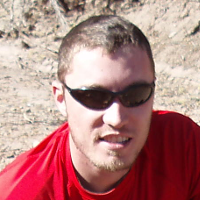
#> input picture cv2tutorial/extra/images/jason_small.png, 200 x 200 px; its folder holds 5 pictures in this run
$ python basic-02.py
#> lines starting #> are read from the running program, lines starting #| are printed output that depends on the picture
### cv2tutorial/util.py
import os.path

import cv2

def fetch_image(image_name, flags=-1):
    """Return an image from the images directory."""
#> called with image_name = 'jason_small.png', flags = -1
    path = os.path.realpath(__file__)
    dirname = os.path.dirname(path)
    image_path = os.path.join(dirname, 'extra', 'images', image_name)
    image = cv2.imread(image_path, flags)
#> image is the input picture: shape (200, 200, 4); mean B, G, R, A 127.7, 129.6, 180, 255
    return image

### cv2tutorial/core_operations/basic-02.py
import cv2
import numpy as np
from matplotlib import pyplot as plt

from cv2tutorial.util import fetch_image

def main():
    BLUE = [255,0,0]

    img1 = fetch_image('jason_small.png')

    img1[:,:,0], img1[:,:,2] = img1[:,:,2], img1[:,:,0]
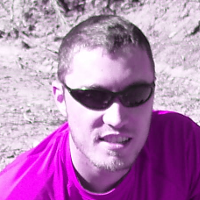
#> img1: shape (200, 200, 4); mean R, G, B, A 180, 129.6, 180, 255

    replicate = cv2.copyMakeBorder(img1,10,10,10,10,cv2.BORDER_REPLICATE)
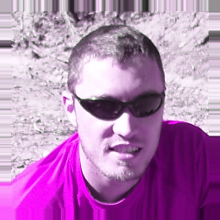
#> replicate: shape (220, 220, 4); mean R, G, B, A 179.6, 128, 179.6, 255
    reflect = cv2.copyMakeBorder(img1,10,10,10,10,cv2.BORDER_REFLECT)
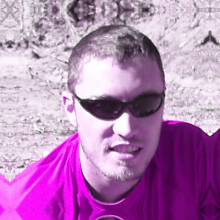
#> reflect: shape (220, 220, 4); mean R, G, B, A 180.2, 128.5, 180.2, 255
    reflect101 = cv2.copyMakeBorder(img1,10,10,10,10,cv2.BORDER_REFLECT_101)
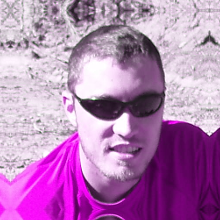
#> reflect101: shape (220, 220, 4); mean R, G, B, A 180.3, 128.6, 180.3, 255
    wrap = cv2.copyMakeBorder(img1,10,10,10,10,cv2.BORDER_WRAP)
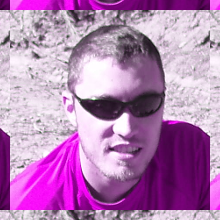
#> wrap: shape (220, 220, 4); mean R, G, B, A 180.2, 128.5, 180.2, 255
    constant= cv2.copyMakeBorder(img1,10,10,10,10,cv2.BORDER_CONSTANT,value=BLUE)
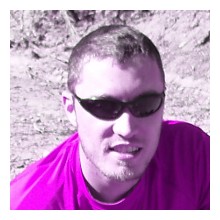
#> constant: shape (220, 220, 4); mean R, G, B, A 193, 107.1, 148.7, 210.7; transparent parts drawn white

    plt.subplot(231),plt.imshow(img1,'gray'),plt.title('ORIGINAL')
    plt.subplot(232),plt.imshow(replicate,'gray'),plt.title('REPLICATE')
    plt.subplot(233),plt.imshow(reflect,'gray'),plt.title('REFLECT')
    plt.subplot(234),plt.imshow(reflect101,'gray'),plt.title('REFLECT_101')
    plt.subplot(235),plt.imshow(wrap,'gray'),plt.title('WRAP')
    plt.subplot(236),plt.imshow(constant,'gray'),plt.title('CONSTANT')

    plt.show()

if __name__ == '__main__':
    main()
